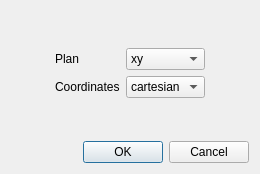
<?xml version="1.0" encoding="UTF-8"?>
<ui version="4.0">
 <class>PlanDialog</class>
 <widget class="QDialog" name="PlanDialog">
  <property name="geometry">
   <rect>
    <x>0</x>
    <y>0</y>
    <width>260</width>
    <height>174</height>
   </rect>
  </property>
  <property name="windowTitle">
   <string>Select plan</string>
  </property>
  <layout class="QVBoxLayout" name="verticalLayout">
   <item>
    <widget class="QWidget" name="widget" native="true">
     <layout class="QGridLayout" name="gridLayout">
      <property name="leftMargin">
       <number>0</number>
      </property>
      <property name="topMargin">
       <number>0</number>
      </property>
      <property name="rightMargin">
       <number>0</number>
      </property>
      <property name="bottomMargin">
       <number>0</number>
      </property>
      <item row="3" column="1">
       <spacer name="verticalSpacer_2">
        <property name="orientation">
         <enum>Qt::Vertical</enum>
        </property>
        <property name="sizeHint" stdset="0">
         <size>
          <width>20</width>
          <height>40</height>
         </size>
        </property>
       </spacer>
      </item>
      <item row="1" column="1">
       <widget class="QLabel" name="label">
        <property name="text">
         <string>Plan</string>
        </property>
       </widget>
      </item>
      <item row="0" column="1">
       <spacer name="verticalSpacer">
        <property name="orientation">
         <enum>Qt::Vertical</enum>
        </property>
        <property name="sizeHint" stdset="0">
         <size>
          <width>20</width>
          <height>40</height>
         </size>
        </property>
       </spacer>
      </item>
      <item row="1" column="2">
       <widget class="QComboBox" name="plan">
        <item>
         <property name="text">
          <string notr="true">xy</string>
         </property>
        </item>
        <item>
         <property name="text">
          <string notr="true">yx</string>
         </property>
        </item>
        <item>
         <property name="text">
          <string notr="true">xz</string>
         </property>
        </item>
        <item>
         <property name="text">
          <string notr="true">zx</string>
         </property>
        </item>
        <item>
         <property name="text">
          <string notr="true">yz</string>
         </property>
        </item>
        <item>
         <property name="text">
          <string notr="true">zy</string>
         </property>
        </item>
       </widget>
      </item>
      <item row="1" column="0">
       <spacer name="horizontalSpacer">
        <property name="orientation">
         <enum>Qt::Horizontal</enum>
        </property>
        <property name="sizeHint" stdset="0">
         <size>
          <width>40</width>
          <height>20</height>
         </size>
        </property>
       </spacer>
      </item>
      <item row="2" column="1">
       <widget class="QLabel" name="label_2">
        <property name="text">
         <string>Coordinates</string>
        </property>
       </widget>
      </item>
      <item row="2" column="2">
       <widget class="QComboBox" name="coordinates">
        <item>
         <property name="text">
          <string>cartesian</string>
         </property>
        </item>
        <item>
         <property name="text">
          <string>reduced</string>
         </property>
        </item>
       </widget>
      </item>
      <item row="1" column="3">
       <spacer name="horizontalSpacer_2">
        <property name="orientation">
         <enum>Qt::Horizontal</enum>
        </property>
        <property name="sizeHint" stdset="0">
         <size>
          <width>40</width>
          <height>20</height>
         </size>
        </property>
       </spacer>
      </item>
     </layout>
    </widget>
   </item>
   <item>
    <widget class="QDialogButtonBox" name="buttonBox">
     <property name="orientation">
      <enum>Qt::Horizontal</enum>
     </property>
     <property name="standardButtons">
      <set>QDialogButtonBox::Cancel|QDialogButtonBox::Ok</set>
     </property>
    </widget>
   </item>
  </layout>
 </widget>
 <resources/>
 <connections>
  <connection>
   <sender>buttonBox</sender>
   <signal>accepted()</signal>
   <receiver>PlanDialog</receiver>
   <slot>accept()</slot>
   <hints>
    <hint type="sourcelabel">
     <x>248</x>
     <y>254</y>
    </hint>
    <hint type="destinationlabel">
     <x>157</x>
     <y>274</y>
    </hint>
   </hints>
  </connection>
  <connection>
   <sender>buttonBox</sender>
   <signal>rejected()</signal>
   <receiver>PlanDialog</receiver>
   <slot>reject()</slot>
   <hints>
    <hint type="sourcelabel">
     <x>316</x>
     <y>260</y>
    </hint>
    <hint type="destinationlabel">
     <x>286</x>
     <y>274</y>
    </hint>
   </hints>
  </connection>
 </connections>
</ui>
